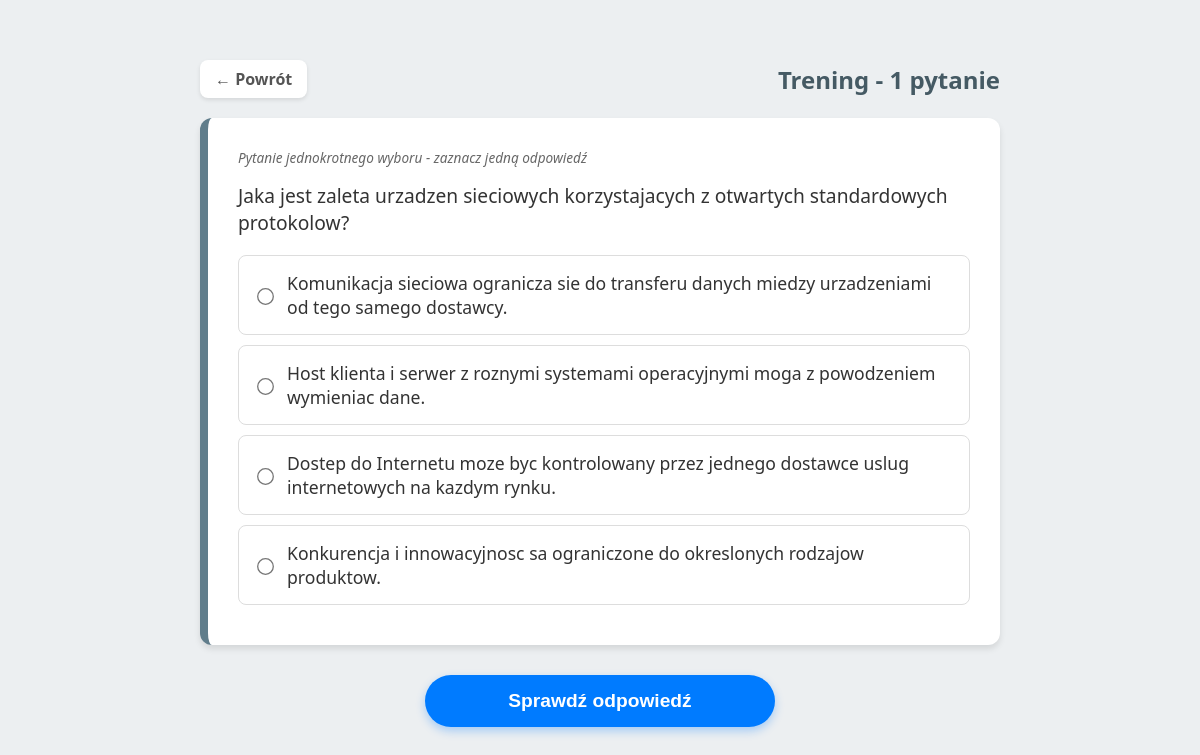
Page /test1/test1_1.php on the committed database.
### tables this page shows
CREATE TABLE `odpowiedzi` (
  `id` int(11) NOT NULL AUTO_INCREMENT,
  `pytanie_id` int(11) DEFAULT NULL,
  `tresc` text NOT NULL,
  `czy_poprawna` tinyint(1) DEFAULT 0,
  PRIMARY KEY (`id`),
  KEY `pytanie_id` (`pytanie_id`),
  CONSTRAINT `odpowiedzi_ibfk_1` FOREIGN KEY (`pytanie_id`) REFERENCES `pytania` (`id`) ON DELETE CASCADE
);

### test1/test1_1.php (the view, shortened to what this page needs)
<?php
$host = 'localhost';
$user = 'root';
$pass = '1234';
$db   = 'pytania';
$conn = new mysqli($host, $user, $pass, $db);
$is_submitted = false;
$q_id = null;
$card_class = "";
if ($_SERVER['REQUEST_METHOD'] === 'POST' && isset($_POST['pytanie_id'])) {
    $is_submitted = true;
    $q_id = (int)$_POST['pytanie_id'];
    $user_answers = $_POST['ans'] ?? [];
} else {
    $rand_res = $conn->query("SELECT id FROM pytania ORDER BY RAND() LIMIT 1");
    if ($rand_res && $rand_res->num_rows > 0) {
        $q_id = $rand_res->fetch_assoc()['id'];
    } else {
        die("Brak pytań w bazie danych.");
    }
}
$sql = "SELECT p.id as p_id, p.tresc as p_tresc, p.obrazek, p.multiple,
               o.id as o_id, o.tresc as o_tresc, o.czy_poprawna
        FROM pytania p
        LEFT JOIN odpowiedzi o ON p.id = o.pytanie_id
        WHERE p.id = $q_id";
$result = $conn->query($sql);
$q = [
    'odpowiedzi' => []
];
while ($row = $result->fetch_assoc()) {
    $q['p_id'] = $row['p_id'];
    $q['tresc'] = $row['p_tresc'];
    $q['obrazek'] = $row['obrazek'];
    $q['multiple'] = $row['multiple'];
    $q['odpowiedzi'][] = [
        'id' => $row['o_id'],
        'tresc' => $row['o_tresc'],
        'poprawna' => $row['czy_poprawna']
    ];
}
?>
<!DOCTYPE html>
<html lang="pl">
<head>
</head>
<body>
    <div class="nav-top">
        <a href="menu_test1.php" class="btn-back">&larr; Powrót</a>
        <h2 style="margin: 0; color: #455a64;">Trening - 1 pytanie</h2>
    </div>
    <form method="POST">
        <div class="question-card <?php echo $card_class; ?>">
            <span class="multiple-info">
                <?php echo $q['multiple'] ? "Pytanie wielokrotnego wyboru - zaznacz wszystkie poprawne" : "Pytanie jednokrotnego wyboru - zaznacz jedną odpowiedź"; ?>
            </span>
            <p style="font-size: 1.2em; font-weight: 500; margin-top: 0;">
                <?php echo htmlspecialchars($q['tresc']); ?>
            </p>
            <div class="answers">
                <?php
                $inputType = $q['multiple'] ? 'checkbox' : 'radio';
                $inputName = $q['multiple'] ? 'ans[]' : 'ans';
                foreach ($q['odpowiedzi'] as $ans):
                    $ans_id = (string)$ans['id'];
                    $ans_class = "";
                    $checked = "";
                ?>
                    <label class="<?php echo $ans_class; ?>">
                        <input type="<?php echo $inputType; ?>"
                               name="<?php echo $inputName; ?>"
                               value="<?php echo $ans_id; ?>"
                               <?php echo $checked; ?>
                               <?php if ($is_submitted) echo "disabled"; ?>>
                        <?php echo htmlspecialchars($ans['tresc']); ?>
                    </label>
                <?php endforeach; ?>
            </div>
        </div>
        <?php if (!$is_submitted): ?>
            <button type="submit" class="btn-action btn-submit">Sprawdź odpowiedź</button>
        <?php else: ?>
            <a href="test1_1.php" class="btn-action btn-new">Następne pytanie &rarr;</a>
        <?php endif; ?>
    </form>
</body>
</html>

### test1/test1_1.php (style rules this page uses)
body { font-family: 'Segoe UI', sans-serif; max-width: 800px; margin: 40px auto; padding: 20px; background: #eceff1; color: #333; }
.nav-top { display: flex; justify-content: space-between; align-items: center; margin-bottom: 20px; }
.btn-back { text-decoration: none; color: #555; background: #fff; padding: 8px 15px; border-radius: 8px; box-shadow: 0 2px 4px rgba(0,0,0,0.1); font-weight: bold; }
.question-card { background: white; padding: 30px; margin-bottom: 25px; border-radius: 12px; box-shadow: 0 4px 6px rgba(0,0,0,0.1); border-left: 8px solid #607d8b; transition: 0.3s; }
.multiple-info { font-size: 0.85em; color: #666; font-style: italic; display: block; margin-bottom: 15px; }
label { display: flex; align-items: center; padding: 15px; margin: 10px 0; cursor: pointer; border-radius: 8px; border: 1px solid #ddd; background: white; transition: 0.2s; font-size: 1.1em; }
input { margin-right: 15px; transform: scale(1.3); }
.btn-action { display: block; width: 100%; max-width: 350px; margin: 30px auto; padding: 15px; border: none; border-radius: 30px; font-size: 1.2em; font-weight: bold; cursor: pointer; text-align: center; text-decoration: none; transition: 0.2s; }
.btn-submit { background: #007bff; color: white; box-shadow: 0 4px 10px rgba(0,123,255,0.3); }

### rows in the picture
odpowiedzi: tresc "Komunikacja sieciowa ogranicza sie do transferu danych miedzy urzadzeniami od tego samego dostawcy."
odpowiedzi: tresc "Host klienta i serwer z roznymi systemami operacyjnymi moga z powodzeniem wymieniac dane."
odpowiedzi: tresc "Dostep do Internetu moze byc kontrolowany przez jednego dostawce uslug internetowych na kazdym rynku."
odpowiedzi: tresc "Konkurencja i innowacyjnosc sa ograniczone do okreslonych rodzajow produktow."

### other values in the picture
$q['tresc'] "Jaka jest zaleta urzadzen sieciowych korzystajacych z otwartych standardowych protokolow?"
